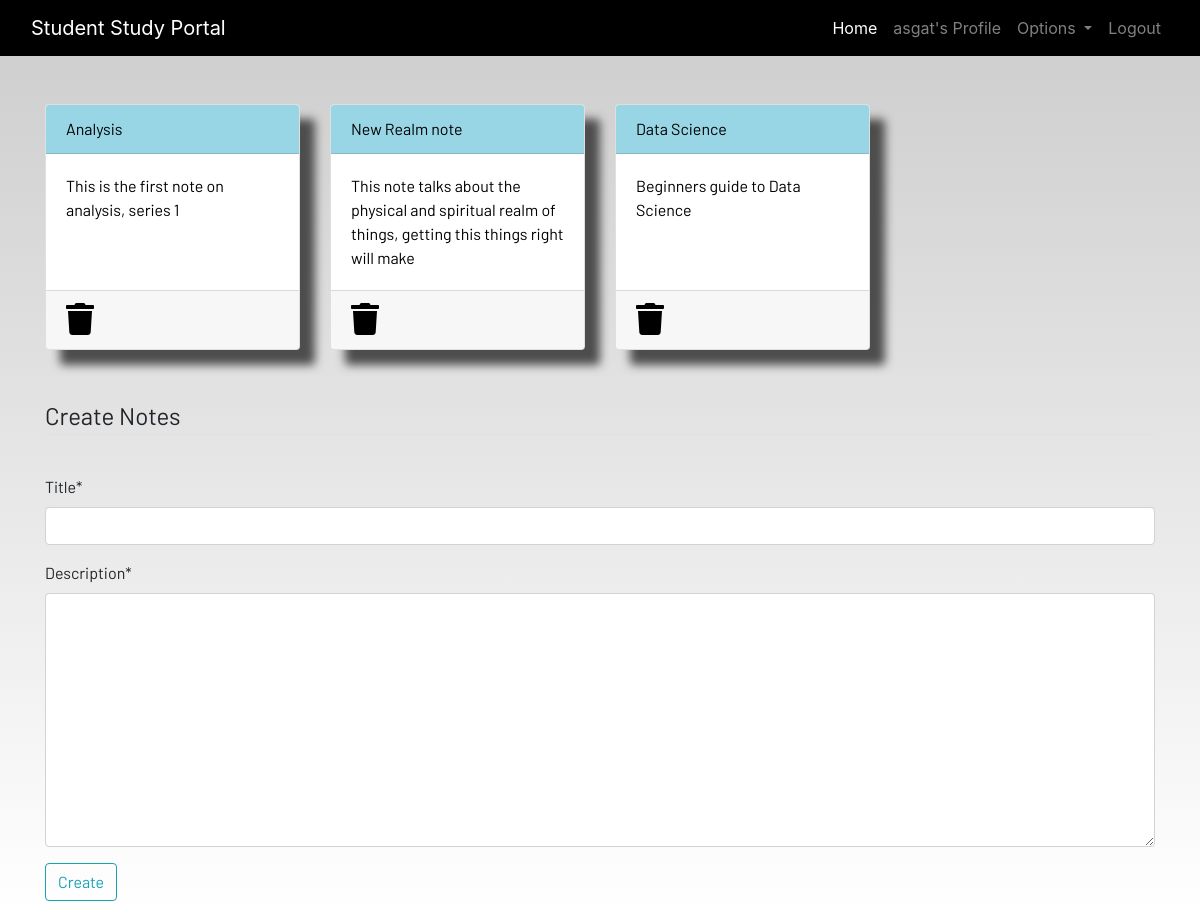
Screenshot of /notes (signed in) with the database file from the repository.
### dashboard/models.py (models this page shows, shortened)
class Notes(models.Model):
    user = models.ForeignKey(User, on_delete=models.CASCADE)
    title = models.CharField(max_length= 200)
    description = models.TextField()
    class Meta:
        verbose_name = "notes"
        verbose_name_plural = "notes"

### dashboard/views.py (the view)
# urls.py: path('notes', views.notes, name="notes"),
@login_required
def notes(request):
    if request.method == "POST":
        form = NotesForm(request.POST)
        if form.is_valid():
            notes = Notes(user=request.user, title=request.POST['title'],description=request.POST['description'])
            notes.save()
        messages.success(request, f"Notes Added from {request.user.username} Successfully!")
    else:
        form = NotesForm()
    notes = Notes.objects.filter(user = request.user)
    context = {
        'notes' : notes,
        'form' : form
    }
    return render(request, "dashboard/notes.html", context)

### dashboard/forms.py
class NotesForm(forms.ModelForm):
    class Meta:
        model = Notes
        fields = ['title', 'description']

### dashboard/templates/dashboard/notes.html (shortened to what this page needs)
{% extends 'dashboard/base.html' %}
{% load static %}
{% load crispy_forms_tags %}
{% block content %}
<div class="container">
    <div class="row">
        {% for  note in notes %}
        <div class="col-md-3">
            <a href="{% url 'dashboard:notesdetail' note.id %}">
                <div class="card">
                    <div class="card-header">{{note.title}}</div>
                    <div class="card-body">{{note.description|slice:"0:101" }}</div>
                    <div class="card-footer mt-auto "><a href="{% url 'dashboard:delnote' note.id %}">
                        <i class="fa fa-trash fa-2x"></i></a>
                    </div>
                </div>
            </a>
        </div>
        {% endfor %}
        <br><br>
    </div>
</div>
<br><br>
<div class="container">
    <form method="POST">
        <fieldset class="form-group">
            <legend class="border-bottom mb-4">Create Notes</legend>
        </fieldset>
        {{form|crispy}}
        <div class="form-group">
            <button href="" class="btn btn-outline-info" type="submit">
                Create
            </button>
        </div>
    </form>
</div>
{% endblock content %}

### dashboard/templates/dashboard/base.html (shortened to what this page needs)
<!DOCTYPE html>
{% load static %}
<html lang="en">
<head>
  <link rel="stylesheet" href="https://stackpath.bootstrapcdn.com/bootstrap/4.3.1/css/bootstrap.min.css"
 />
  <link rel="stylesheet" href="https://use.fontawesome.com/releases/v5.7.2/css/all.css"
 />
  <link rel="stylesheet" href="{% static 'dashboard/css/main.css' %}" />
</head>
<body>
  <header>
    <nav class="navbar navbar-expand-lg navbar-dark bg-dark">
      <div class="container-fluid">
        <a class="navbar-brand" href="{% url 'dashboard:home' %}">Student Study Portal</a>
        <div class="collapse navbar-collapse justify-content-end" id="navbarSupportedContent">
          <ul class="navbar-nav mb-2 mb-lg-0">
            <li class="nav-item">
              <a class="nav-link active" aria-current="page" href="{% url 'dashboard:home' %}">Home</a>
            </li>
            {% if user.is_authenticated %}
            <li class="nav-item">
              <a class="nav-link" href="{% url 'profile' %}">{{user.username}}'s Profile</a>
            </li>
            <li class="nav-item dropdown">
              <a class="nav-link dropdown-toggle" href="#" id="navbarDropdown" role="button" data-toggle="dropdown"
                aria-haspopup="true" aria-expanded="false">
                Options
              </a>
            </li>
            <li class="nav-item">
              <a class="nav-link" href="{% url 'logout' %}">Logout</a>
            </li>
            {% endif %}
          </ul>
        </div>
      </div>
    </nav>
  </header>
  <br /><br />
  <main>
    {% block content %}
    {% endblock content %}
  </main>
</body>
</html>

### dashboard/static/dashboard/css/main.css (style rules this page uses)
html { scroll-behavior: smooth; height: 100%; width: 100%; }
main { font-family: Barlow, Quicksand, Rubik, sans-serif, serif, 'Times New Roman', Times, serif !important; }
.navbar { background-color: rgb(0, 0, 0) !important; }
.card { box-shadow: 15px 15px 10px rgb(78, 77, 77); }
a { text-decoration: none !important; color: black; }
.card-header { color: black !important; background: rgb(152, 214, 230) !important; transition: 0.3s ease-in; }
html, body { max-width: 100%; overflow-x: hidden; height: 100%; width: 100%; }
body { background: linear-gradient(rgba(0, 0, 0, 0.2), rgba(255, 255, 255, 0.5)); overflow-x: hidden; background-repeat: no-repeat; }
.card-header { background-color: rgb(133, 204, 231); }
.col-md-3 .card { width: 100%; height: 100%; }
.fa { color: black; }

### rows the page displays
Notes: title "Analysis", description "This is the first note on analysis, series 1"
Notes: title "New Realm note", description "This note talks about the physical and spiritual realm of things, getting this things right will make"
Notes: title "Data Science", description "Beginners guide to Data Science"

### other values shown
{{ user.username }} "asgat"
